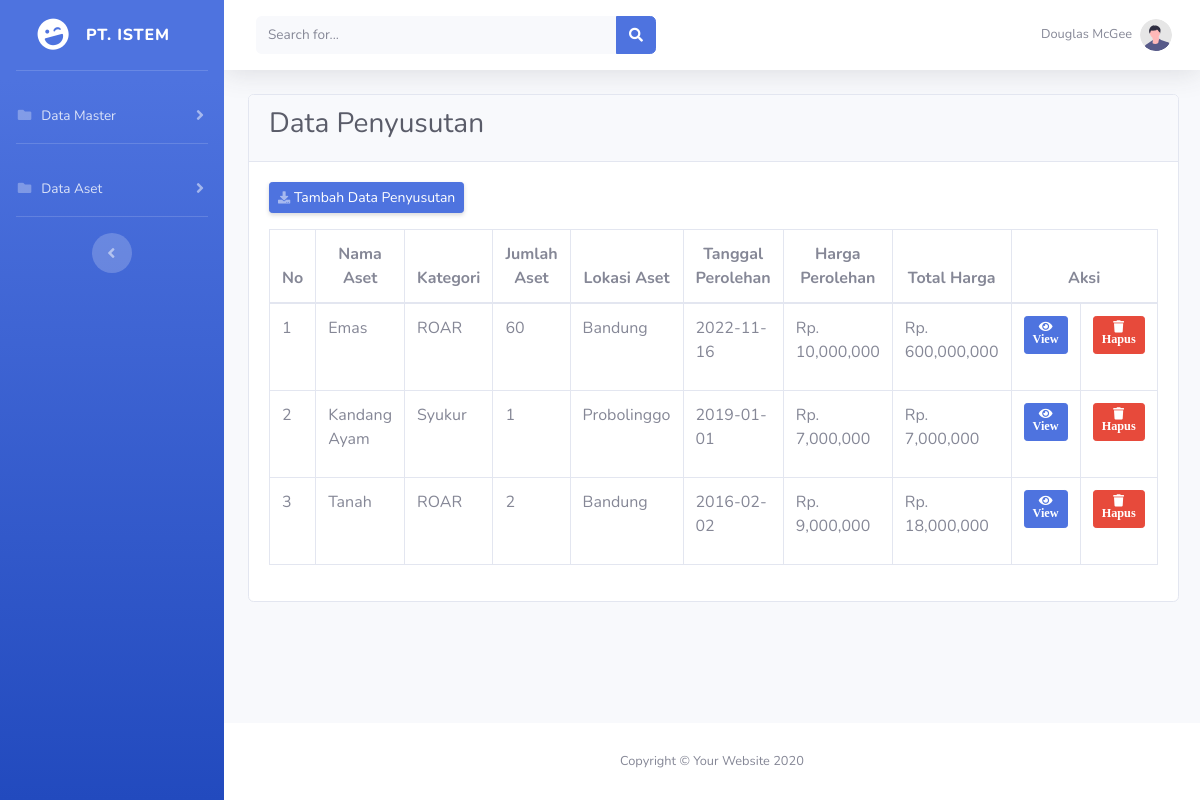
The app's page /penyusutan/penyusutan.php with its own data.
### tables this page shows
CREATE TABLE `tb_penyusutan` (
  `id_penyusutan` int(11) NOT NULL,
  `id_aset` int(11) NOT NULL
);

CREATE TABLE `tb_aset` (
  `id_aset` int(11) NOT NULL,
  `id_kategori` int(11) NOT NULL,
  `id_lokasi` int(11) NOT NULL,
  `nama_aset` varchar(50) NOT NULL,
  `keterangan` text NOT NULL,
  `jumlah_aset` int(11) NOT NULL,
  `tgl_peroleh` date NOT NULL,
  `masa_manfaat` int(15) NOT NULL,
  `harga_peroleh` int(11) NOT NULL,
  `status_aset` varchar(11) NOT NULL,
  `kondisi_aset` varchar(20) NOT NULL
);

CREATE TABLE `tb_kategori` (
  `id_kategori` int(11) NOT NULL,
  `kode_kategori` varchar(11) NOT NULL,
  `kategori_barang` varchar(50) NOT NULL,
  `terakhir_update` timestamp NOT NULL DEFAULT current_timestamp() ON UPDATE current_timestamp()
);

CREATE TABLE `tb_lokasi` (
  `id_lokasi` int(11) NOT NULL,
  `nama_lokasi` varchar(50) NOT NULL,
  `terakhir_update` timestamp NOT NULL DEFAULT current_timestamp() ON UPDATE current_timestamp()
);

### function.php (called while the page is built, shortened)
<?php
$conn = mysqli_connect("localhost", "root", "", "aset");
function query($query) {
    global $conn;
    $result = mysqli_query($conn, $query);
    $box = [];
    while ( $shape = mysqli_fetch_assoc($result) ) {
        $box[] = $shape;
    }
    return $box;
}
?>

### penyusutan/penyusutan.php (the view, shortened to what this page needs)
<?php
require "../function.php";
$barang = query("SELECT *, tb_aset.nama_aset FROM tb_penyusutan INNER JOIN tb_aset ON tb_penyusutan.id_aset = tb_aset.id_aset INNER JOIN tb_kategori ON tb_aset.id_kategori = tb_kategori.id_kategori JOIN tb_lokasi ON tb_aset.id_lokasi = tb_lokasi.id_lokasi");
?>
<!DOCTYPE html>
<html lang="en">
  <head>
    <link href="../vendor/fontawesome-free/css/all.min.css" rel="stylesheet" type="text/css" />
    <link href="../css/sb-admin-2.min.css" rel="stylesheet" />
  </head>
  <body id="page-top">
    <div id="wrapper">
      <ul class="navbar-nav bg-gradient-primary sidebar sidebar-dark accordion" id="accordionSidebar">
        <a class="sidebar-brand d-flex align-items-center justify-content-center" href="../index.php">
          <div class="sidebar-brand-icon rotate-n-15">
            <i class="fas fa-laugh-wink"></i>
          </div>
          <div class="sidebar-brand-text mx-3">PT. ISTEM</div>
        </a>
        <hr class="sidebar-divider" />
        <li class="nav-item">
          <a class="nav-link collapsed" href="#" data-toggle="collapse" data-target="#collapsePages" aria-expanded="true" aria-controls="collapsePages">
            <i class="fas fa-fw fa-folder"></i>
            <span>Data Master</span>
          </a>
          </li>
          <hr class="sidebar-divider d-none d-md-block" />
          <li class="nav-item">
            <a class="nav-link collapsed" href="#" data-toggle="collapse" data-target="#collapseAset" aria-expanded="true" aria-controls="collapseAset">
              <i class="fas fa-fw fa-folder"></i>
              <span>Data Aset</span>
            </a>
        </li>
        <hr class="sidebar-divider d-none d-md-block" />
        <div class="text-center d-none d-md-inline">
          <button class="rounded-circle border-0" id="sidebarToggle"></button>
        </div>
      </ul>
      <div id="content-wrapper" class="d-flex flex-column">
        <div id="content">
          <nav class="navbar navbar-expand navbar-light bg-white topbar mb-4 static-top shadow">
            <form class="d-none d-sm-inline-block form-inline mr-auto ml-md-3 my-2 my-md-0 mw-100 navbar-search">
              <div class="input-group">
                <input type="text" class="form-control bg-light border-0 small" placeholder="Search for..." aria-label="Search" aria-describedby="basic-addon2" />
                <div class="input-group-append">
                  <button class="btn btn-primary" type="button">
                    <i class="fas fa-search fa-sm"></i>
                  </button>
                </div>
              </div>
            </form>
            <ul class="navbar-nav ml-auto">
              <li class="nav-item dropdown no-arrow">
                <a class="nav-link dropdown-toggle" href="#" id="userDropdown" role="button" data-toggle="dropdown" aria-haspopup="true" aria-expanded="false">
                  <span class="mr-2 d-none d-lg-inline text-gray-600 small">Douglas McGee</span>
                  <img class="img-profile rounded-circle" src="img/undraw_profile.svg" />
                </a>
              </li>
            </ul>
          </nav>
          <div class="container-fluid">
            <div class="d-sm-flex align-items-center justify-content-between mb-4">
              <div class="mb-4 text-gray-800">
                <div class="card">
                  <div class="card-header">
                    <h3>Data Penyusutan</h3>
                  </div>
                  <div class="card-body">
                  <a href="add-penyusutan.php" class="d-none d-sm-inline-block btn btn-sm btn-primary shadow-sm mb-3"><i class="fas fa-download fa-sm text-white-50"></i> Tambah Data Penyusutan </a>
                  <table class="table table-bordered" id="dataTable" width="100%" cellspacing="0">
                  <thead align="center">
                    <tr>
                      <th>No</th>
                      <th>Nama Aset</th>
                      <th>Kategori</th>
                      <th>Jumlah Aset</th>
                      <th>Lokasi Aset</th>
                      <th>Tanggal Perolehan</th>
                      <th>Harga Perolehan</th>
                      <th>Total Harga</th>
                      <th colspan="3">Aksi</th>
                    </tr>
                  </thead>
                  <tbody>
                  <?php $no = 1; ?>
                    <?php foreach ($barang as $br) : ?>
                    <tr>
                      <td><?php echo $no; ?></td>
                      <td><?php echo $br["nama_aset"]; ?></td>
                      <td><?php echo $br["kategori_barang"]; ?></td>
                      <td><?php echo $br["jumlah_aset"]; ?></td>
                      <td><?php echo $br["nama_lokasi"]; ?></td>
                      <td><?php echo $br["tgl_peroleh"]; ?></td>
                      <td>Rp. <?php echo number_format($br["harga_peroleh"]); ?></td>
                      <td>Rp. <?php echo number_format($br["harga_peroleh"] * $br["jumlah_aset"]); ?></td>
                      <td>
                        <a class="btn btn-sm btn-primary" href="views-penyusutan.php?id_penyusutan=<?php echo $br["id_penyusutan"]; ?>">
                          <i class="fas fa-eye fa-sm text-white"> View
                        </a>
                      </td>
                      <td>
                        <a class="btn btn-sm btn-danger" href="delete-penyusutan.php?id_penyusutan=<?php echo $br["id_penyusutan"]; ?>">
                          <i class="fas fa-trash fa-sm text-white"> Hapus
                        </a>
                      </td>
                      <?php $no++; ?>
                    <?php endforeach; ?>
                    </tr>
                  </tbody>
                </table>
                  </div>
                </div>
              </div>
            </div>
          </div>
        </div>
        <footer class="sticky-footer bg-white">
          <div class="container my-auto">
            <div class="copyright text-center my-auto">
              <span>Copyright &copy; Your Website 2020</span>
            </div>
          </div>
        </footer>
      </div>
    </div>
  </body>
</html>

### records on screen
tb_penyusutan: id_aset.nama_aset "Emas", tb_kategori.kategori_barang "ROAR", id_aset.jumlah_aset "60", tb_lokasi.nama_lokasi "Bandung", id_aset.tgl_peroleh "2022-11-16", id_aset.harga_peroleh "10,000,000", $br['harga_peroleh']*$br['jumlah_aset'] "600,000,000"
tb_penyusutan: id_aset.nama_aset "Kandang Ayam", tb_kategori.kategori_barang "Syukur", id_aset.jumlah_aset "1", tb_lokasi.nama_lokasi "Probolinggo", id_aset.tgl_peroleh "2019-01-01", id_aset.harga_peroleh "7,000,000", $br['harga_peroleh']*$br['jumlah_aset'] "7,000,000"
tb_penyusutan: id_aset.nama_aset "Tanah", tb_kategori.kategori_barang "ROAR", id_aset.jumlah_aset "2", tb_lokasi.nama_lokasi "Bandung", id_aset.tgl_peroleh "2016-02-02", id_aset.harga_peroleh "9,000,000", $br['harga_peroleh']*$br['jumlah_aset'] "18,000,000"
